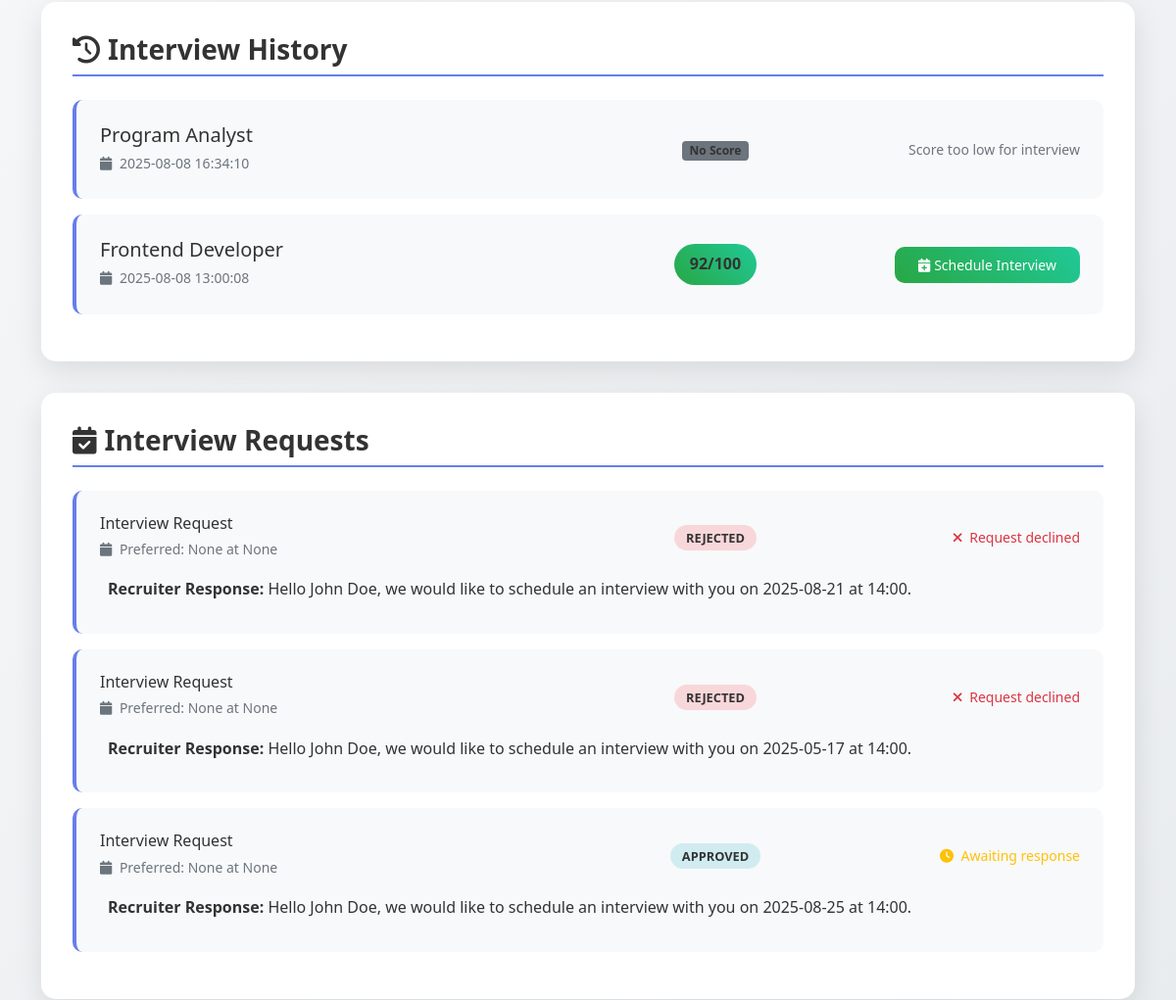
/profile (signed in, middle part), run on an earlier commit of the app's database.
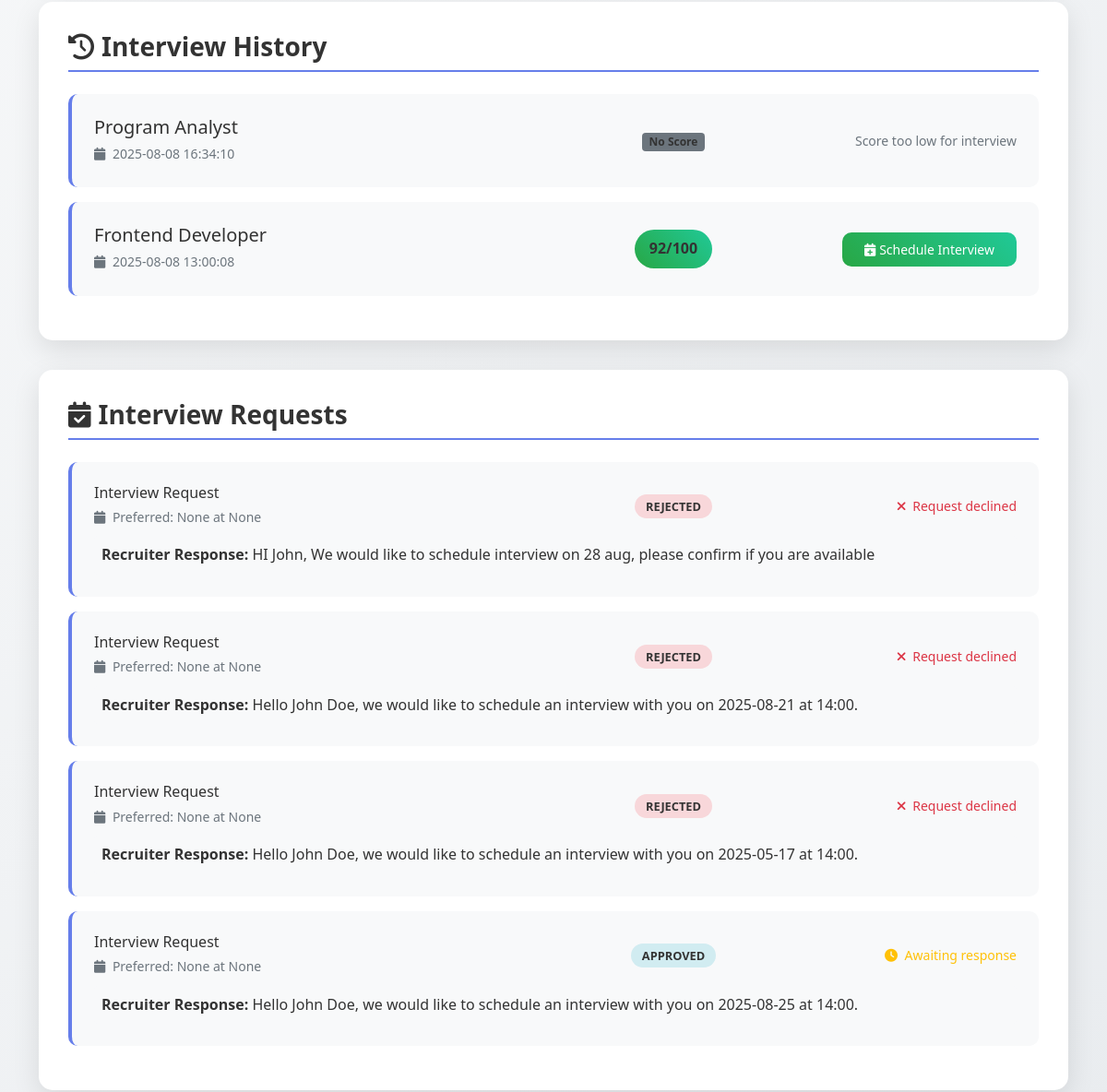
And on a later commit of the database.
### tables this page shows
CREATE TABLE interview_sessions (
            id INTEGER PRIMARY KEY AUTOINCREMENT,
            user_id INTEGER,
            session_id TEXT UNIQUE,
            job_role TEXT,
            resume_data TEXT,
            questions TEXT,
            answers TEXT,
            scores TEXT,
            created_at TIMESTAMP DEFAULT CURRENT_TIMESTAMP, overall_score INTEGER, status TEXT DEFAULT "completed",
            FOREIGN KEY (user_id) REFERENCES users (id)
        );

CREATE TABLE interview_requests (
            id INTEGER PRIMARY KEY AUTOINCREMENT,
            user_id INTEGER,
            session_id TEXT,
            preferred_date DATETIME,
            preferred_time TEXT,
            message TEXT,
            status TEXT DEFAULT 'pending',
            recruiter_id INTEGER,
            recruiter_response TEXT,
            scheduled_date DATETIME,
            created_at TIMESTAMP DEFAULT CURRENT_TIMESTAMP,
            updated_at TIMESTAMP DEFAULT CURRENT_TIMESTAMP, recruiter_proposed_date TEXT, recruiter_proposed_time TEXT, user_response TEXT DEFAULT "pending", user_proposed_date TEXT, user_proposed_time TEXT, final_date TEXT, final_time TEXT, workflow_status TEXT DEFAULT "recruiter_scheduling",
            FOREIGN KEY (user_id) REFERENCES users (id),
            FOREIGN KEY (recruiter_id) REFERENCES users (id)
        );

### app.py (the view)
@app.route('/profile')
@login_required
def profile():
    user_info = get_user_info(session['user_id'])
    if not user_info:
        flash('User not found', 'error')
        return redirect(url_for('home'))
    conn = sqlite3.connect('talentmate.db')
    cursor = conn.cursor()
    cursor.execute('''
        SELECT session_id, job_role, overall_score, created_at, status
        FROM interview_sessions
        WHERE user_id = ?
        ORDER BY created_at DESC
    ''', (session['user_id'],))
    interview_history = cursor.fetchall()
    cursor.execute('''
        SELECT ir.*, u.full_name as recruiter_name
        FROM interview_requests ir
        LEFT JOIN users u ON ir.recruiter_id = u.id
        WHERE ir.user_id = ?
        ORDER BY ir.created_at DESC
    ''', (session['user_id'],))
    interview_requests = cursor.fetchall()
    conn.close()
    return render_template('profile.html', user=user_info, interview_history=interview_history, interview_requests=interview_requests)

### app.py (called while the page is built)
def login_required(f):
    @wraps(f)
    def decorated_function(*args, **kwargs):
        if 'user_id' not in session:
            flash('Please log in to access this page.', 'error')
            return redirect(url_for('login'))
        return f(*args, **kwargs)
    return decorated_function

def get_user_info(user_id):
    conn = sqlite3.connect('talentmate.db')
    cursor = conn.cursor()
    cursor.execute('''
        SELECT username, email, full_name, role, phone, company, position,
               experience_years, skills, bio, profile_picture, created_at
        FROM users WHERE id = ?
    ''', (user_id,))
    user = cursor.fetchone()
    conn.close()
    return user

### templates/profile.html (shortened to what the changed rows need)
{% extends "base.html" %}
{% block content %}
<div class="profile-container">
    <div class="container">
                        {% set scores = interview_history|selectattr(2)|map(attribute=2)|list %}
                        {% set best_score = interview_history|selectattr(2)|map(attribute=2)|max if interview_history|selectattr(2)|list else 0 %}
        <div class="profile-card">
            {% if interview_history %}
                {% for session in interview_history %}
                <div class="interview-card">
                    <div class="row align-items-center">
                        <div class="col-md-6">
                            <h5 class="mb-1">{{ session[1] or 'General Interview' }}</h5>
                            <small class="text-muted">
                                <i class="fas fa-calendar me-1"></i>
                                {{ session[3].split('T')[0] if session[3] else 'Unknown date' }}
                            </small>
                        </div>
                        <div class="col-md-3 text-center">
                            {% if session[2] %}
                                {% set score = session[2] %}
                                <span class="score-badge
                                    {% if score >= 80 %}score-excellent
                                    {% elif score >= 60 %}score-good
                                    {% elif score >= 40 %}score-average
                                    {% else %}score-poor{% endif %}">
                                    {{ score }}/100
                                </span>
                            {% else %}
                                <span class="badge bg-secondary">No Score</span>
                            {% endif %}
                        </div>
                        <div class="col-md-3 text-end">
                                                         {% if session[2] and session[2] >= 70 %}
                                 <button class="btn btn-sm btn-success" onclick="openScheduleForm('{{ session[0] }}', '{{ session[1] }}', '{{ session[2] }}')">
                                     <i class="fas fa-calendar-plus me-1"></i>Schedule Interview
                                 </button>
                            {% else %}
                                <small class="text-muted">Score too low for interview</small>
                            {% endif %}
                        </div>
                    </div>
                </div>
                {% endfor %}
            {% endif %}
        </div>
        <div class="profile-card">
            {% if interview_requests %}
                {% for request in interview_requests %}
                <div class="interview-card">
                    <div class="row align-items-center">
                        <div class="col-md-6">
                            <h6 class="mb-1">Interview Request</h6>
                            <small class="text-muted">
                                <i class="fas fa-calendar me-1"></i>
                                Preferred: {{ request[3] }} at {{ request[4] }}
                            </small>
                        </div>
                        <div class="col-md-3 text-center">
                            <span class="status-badge status-{{ request[6] }}">
                                {{ request[6] }}
                            </span>
                        </div>
                        <div class="col-md-3 text-end">
                            {% if request[6] == 'approved' and request[9] %}
                                <small class="text-success">
                                    <i class="fas fa-check me-1"></i>
                                    Scheduled: {{ request[9] }}
                                </small>
                            {% elif request[6] == 'rejected' %}
                                <small class="text-danger">
                                    <i class="fas fa-times me-1"></i>
                                    Request declined
                                </small>
                            {% else %}
                                <small class="text-warning">
                                    <i class="fas fa-clock me-1"></i>
                                    Awaiting response
                                </small>
                            {% endif %}
                        </div>
                    </div>
                    {% if request[8] %}
                        <div class="mt-2 p-2 bg-light rounded">
                            <strong>Recruiter Response:</strong> {{ request[8] }}
                        </div>
                    {% endif %}
                </div>
                {% endfor %}
            {% else %}
                <div class="text-center py-4">
                    <i class="fas fa-calendar-times fa-3x text-muted mb-3"></i>
                    <h5>No interview requests yet</h5>
                    <p class="text-muted">Complete interviews with good scores to request real interviews.</p>
                </div>
            {% endif %}
        </div>
    </div>
</div>
{% endblock %}

What changed in the data, as far as the page shows it:
added interview_requests: request "None", status "REJECTED", shows "Request declined", recruiter_response "HI John, We would like to schedule interview on 28 aug, please confirm if you are available"
